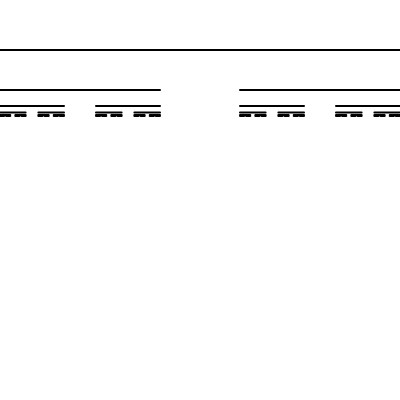
Frame 1 (no input)
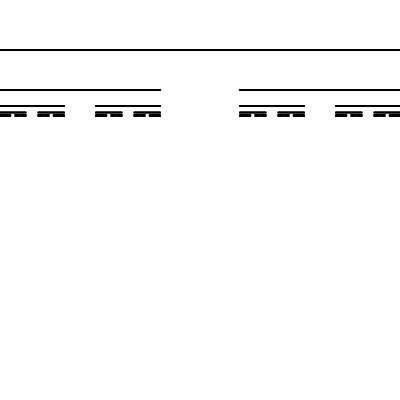
Frame 2 (the mouse pressed at the canvas centre, redrawn once)

The p5.js sketch that drew these frames (run headless with seeded random() and noise() and a simulated clock; the mouse was pressed at the canvas centre and the sketch redrawn once):

// p5.js sketch
// ── sketch.js
function setup() {
  createCanvas(400, 400);
  background(255);
}

function draw() {
  
  // use center points to draw cantor line sets
  // let centerX = width/2;
  // let centerY = 50;
  // let length = width;
  // drawCantorLines(centerX, centerY, length);
  
  // use end points to draw cantor line sets
  let length = width;
  let startX = 0;
  let startY = 50;
  drawCantor(startX, startY, length)
  noLoop();
  
}


// use center points to draw cantor line sets
function drawCantorLines(centerX, centerY, length){
  stroke(0);
  strokeWeight(2);
  
  let offset = length * 0.1;
  let leftEndX = centerX - length/2;
  let leftEndY = centerY;
  let rightEndX = centerX + length/2;
  let rightEndY = centerY;
  line(leftEndX, leftEndY, rightEndX, rightEndY);
  
  if (length > 5){
    let newLeftMidX = ( centerX-offset+leftEndX) * 0.5;
    let newRightMidX = (rightEndX + centerX+offset) * 0.5;
    let newLength = (length-offset*2)* 0.5;
    drawCantorLines(newLeftMidX, centerY+30, newLength);
    drawCantorLines(newRightMidX, centerY+30, newLength);
    
  }
}

// use end points to draw cantor line sets
function drawCantor(startX, startY, length){
  stroke(0);
  strokeWeight(2);
  let endX = startX + length;
  line(startX, startY, endX, startY);
  
  if (length > 5){
    let midX = (startX + endX)/2;
    let offset = length * 0.1;
    let newLen = (length - offset*2)/2
    startY += offset;
    drawCantor(startX, startY, newLen);
    drawCantor(midX+offset, startY, newLen);
  }
  
}
